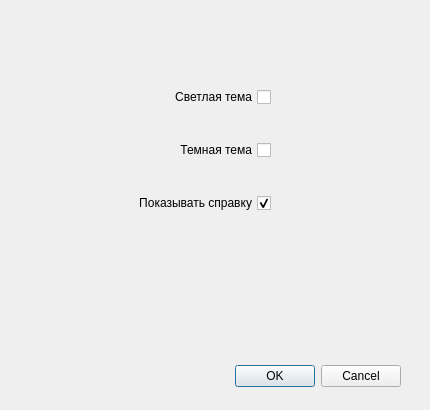
<?xml version="1.0" encoding="UTF-8"?>
<ui version="4.0">
 <class>OptionWindow</class>
 <widget class="QDialog" name="OptionWindow">
  <property name="geometry">
   <rect>
    <x>0</x>
    <y>0</y>
    <width>430</width>
    <height>410</height>
   </rect>
  </property>
  <property name="minimumSize">
   <size>
    <width>430</width>
    <height>410</height>
   </size>
  </property>
  <property name="maximumSize">
   <size>
    <width>430</width>
    <height>410</height>
   </size>
  </property>
  <property name="windowTitle">
   <string>Dialog</string>
  </property>
  <widget class="QDialogButtonBox" name="buttonBox">
   <property name="geometry">
    <rect>
     <x>60</x>
     <y>360</y>
     <width>341</width>
     <height>32</height>
    </rect>
   </property>
   <property name="orientation">
    <enum>Qt::Horizontal</enum>
   </property>
   <property name="standardButtons">
    <set>QDialogButtonBox::Cancel|QDialogButtonBox::Ok</set>
   </property>
  </widget>
  <widget class="QWidget" name="">
   <property name="geometry">
    <rect>
     <x>20</x>
     <y>60</y>
     <width>251</width>
     <height>181</height>
    </rect>
   </property>
   <layout class="QVBoxLayout" name="verticalLayout">
    <item>
     <widget class="QCheckBox" name="checkBox">
      <property name="enabled">
       <bool>true</bool>
      </property>
      <property name="focusPolicy">
       <enum>Qt::StrongFocus</enum>
      </property>
      <property name="layoutDirection">
       <enum>Qt::RightToLeft</enum>
      </property>
      <property name="text">
       <string>Светлая тема</string>
      </property>
      <property name="checked">
       <bool>false</bool>
      </property>
     </widget>
    </item>
    <item>
     <widget class="QCheckBox" name="checkBox_2">
      <property name="enabled">
       <bool>true</bool>
      </property>
      <property name="layoutDirection">
       <enum>Qt::RightToLeft</enum>
      </property>
      <property name="text">
       <string>Темная тема</string>
      </property>
      <property name="checkable">
       <bool>true</bool>
      </property>
     </widget>
    </item>
    <item>
     <widget class="QCheckBox" name="checkBox_3">
      <property name="layoutDirection">
       <enum>Qt::RightToLeft</enum>
      </property>
      <property name="text">
       <string>Показывать справку</string>
      </property>
      <property name="checked">
       <bool>true</bool>
      </property>
     </widget>
    </item>
   </layout>
  </widget>
 </widget>
 <resources/>
 <connections>
  <connection>
   <sender>buttonBox</sender>
   <signal>accepted()</signal>
   <receiver>OptionWindow</receiver>
   <slot>accept()</slot>
   <hints>
    <hint type="sourcelabel">
     <x>248</x>
     <y>254</y>
    </hint>
    <hint type="destinationlabel">
     <x>157</x>
     <y>274</y>
    </hint>
   </hints>
  </connection>
  <connection>
   <sender>buttonBox</sender>
   <signal>rejected()</signal>
   <receiver>OptionWindow</receiver>
   <slot>reject()</slot>
   <hints>
    <hint type="sourcelabel">
     <x>316</x>
     <y>260</y>
    </hint>
    <hint type="destinationlabel">
     <x>286</x>
     <y>274</y>
    </hint>
   </hints>
  </connection>
 </connections>
</ui>
